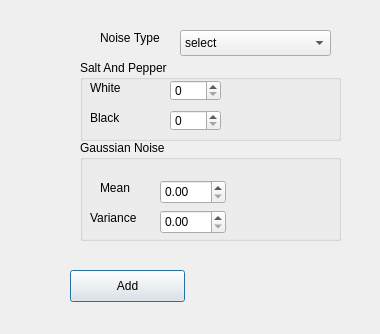
<?xml version="1.0" encoding="UTF-8"?>
<ui version="4.0">
 <class>NoiseDialog</class>
 <widget class="QDialog" name="NoiseDialog">
  <property name="geometry">
   <rect>
    <x>0</x>
    <y>0</y>
    <width>380</width>
    <height>334</height>
   </rect>
  </property>
  <property name="windowTitle">
   <string>Dialog</string>
  </property>
  <widget class="QPushButton" name="noiseAddButton">
   <property name="geometry">
    <rect>
     <x>70</x>
     <y>270</y>
     <width>115</width>
     <height>32</height>
    </rect>
   </property>
   <property name="text">
    <string>Add</string>
   </property>
  </widget>
  <widget class="QComboBox" name="noiseTypeComboBox">
   <property name="geometry">
    <rect>
     <x>180</x>
     <y>30</y>
     <width>151</width>
     <height>26</height>
    </rect>
   </property>
   <item>
    <property name="text">
     <string>select</string>
    </property>
   </item>
   <item>
    <property name="text">
     <string>Salt and Pepper</string>
    </property>
   </item>
   <item>
    <property name="text">
     <string>Gaussian</string>
    </property>
   </item>
  </widget>
  <widget class="QLabel" name="label_2">
   <property name="geometry">
    <rect>
     <x>100</x>
     <y>30</y>
     <width>81</width>
     <height>16</height>
    </rect>
   </property>
   <property name="text">
    <string>Noise Type</string>
   </property>
  </widget>
  <widget class="QGroupBox" name="groupBox">
   <property name="geometry">
    <rect>
     <x>80</x>
     <y>60</y>
     <width>261</width>
     <height>81</height>
    </rect>
   </property>
   <property name="title">
    <string>Salt And Pepper</string>
   </property>
   <widget class="QLabel" name="label_3">
    <property name="geometry">
     <rect>
      <x>10</x>
      <y>20</y>
      <width>59</width>
      <height>16</height>
     </rect>
    </property>
    <property name="text">
     <string>White</string>
    </property>
   </widget>
   <widget class="QLabel" name="label_4">
    <property name="geometry">
     <rect>
      <x>10</x>
      <y>50</y>
      <width>59</width>
      <height>16</height>
     </rect>
    </property>
    <property name="text">
     <string>Black</string>
    </property>
   </widget>
   <widget class="QSpinBox" name="snpWhiteSpinBox">
    <property name="geometry">
     <rect>
      <x>90</x>
      <y>20</y>
      <width>51</width>
      <height>21</height>
     </rect>
    </property>
    <property name="maximum">
     <number>255</number>
    </property>
   </widget>
   <widget class="QSpinBox" name="snpBlackSpinBox">
    <property name="geometry">
     <rect>
      <x>90</x>
      <y>50</y>
      <width>51</width>
      <height>21</height>
     </rect>
    </property>
    <property name="maximum">
     <number>255</number>
    </property>
   </widget>
  </widget>
  <widget class="QGroupBox" name="groupBox_2">
   <property name="geometry">
    <rect>
     <x>80</x>
     <y>140</y>
     <width>261</width>
     <height>101</height>
    </rect>
   </property>
   <property name="title">
    <string>Gaussian Noise</string>
   </property>
   <widget class="QLabel" name="label_5">
    <property name="geometry">
     <rect>
      <x>20</x>
      <y>40</y>
      <width>59</width>
      <height>16</height>
     </rect>
    </property>
    <property name="text">
     <string>Mean</string>
    </property>
   </widget>
   <widget class="QLabel" name="label_6">
    <property name="geometry">
     <rect>
      <x>10</x>
      <y>70</y>
      <width>59</width>
      <height>16</height>
     </rect>
    </property>
    <property name="text">
     <string>Variance</string>
    </property>
   </widget>
   <widget class="QDoubleSpinBox" name="gaussMeanSpinBox">
    <property name="geometry">
     <rect>
      <x>80</x>
      <y>40</y>
      <width>66</width>
      <height>24</height>
     </rect>
    </property>
   </widget>
   <widget class="QDoubleSpinBox" name="gaussVarSpinBox">
    <property name="geometry">
     <rect>
      <x>80</x>
      <y>70</y>
      <width>66</width>
      <height>24</height>
     </rect>
    </property>
   </widget>
  </widget>
 </widget>
 <resources/>
 <connections/>
</ui>
